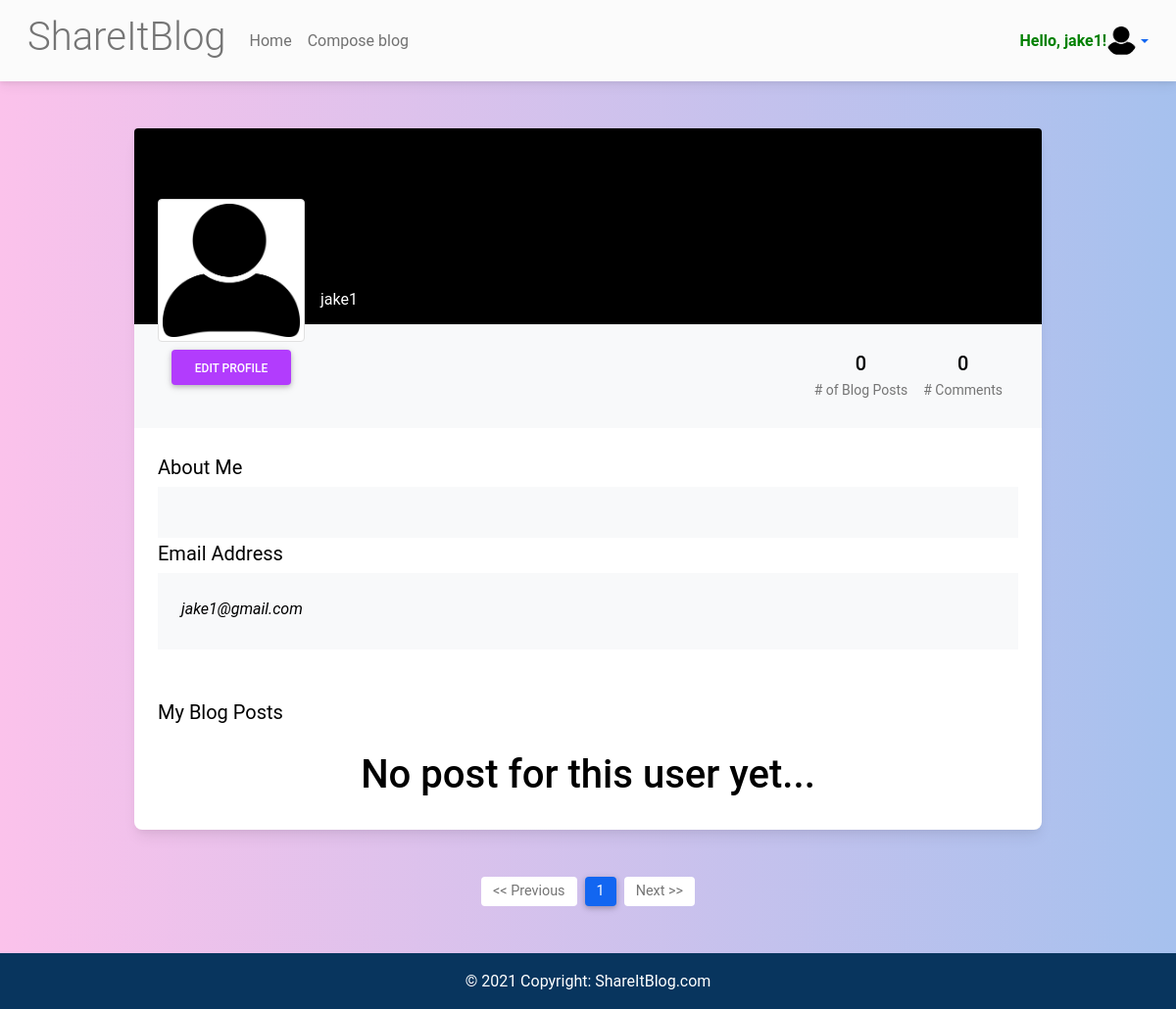
/my_profile/ (signed in), run on an earlier commit of the app's database.
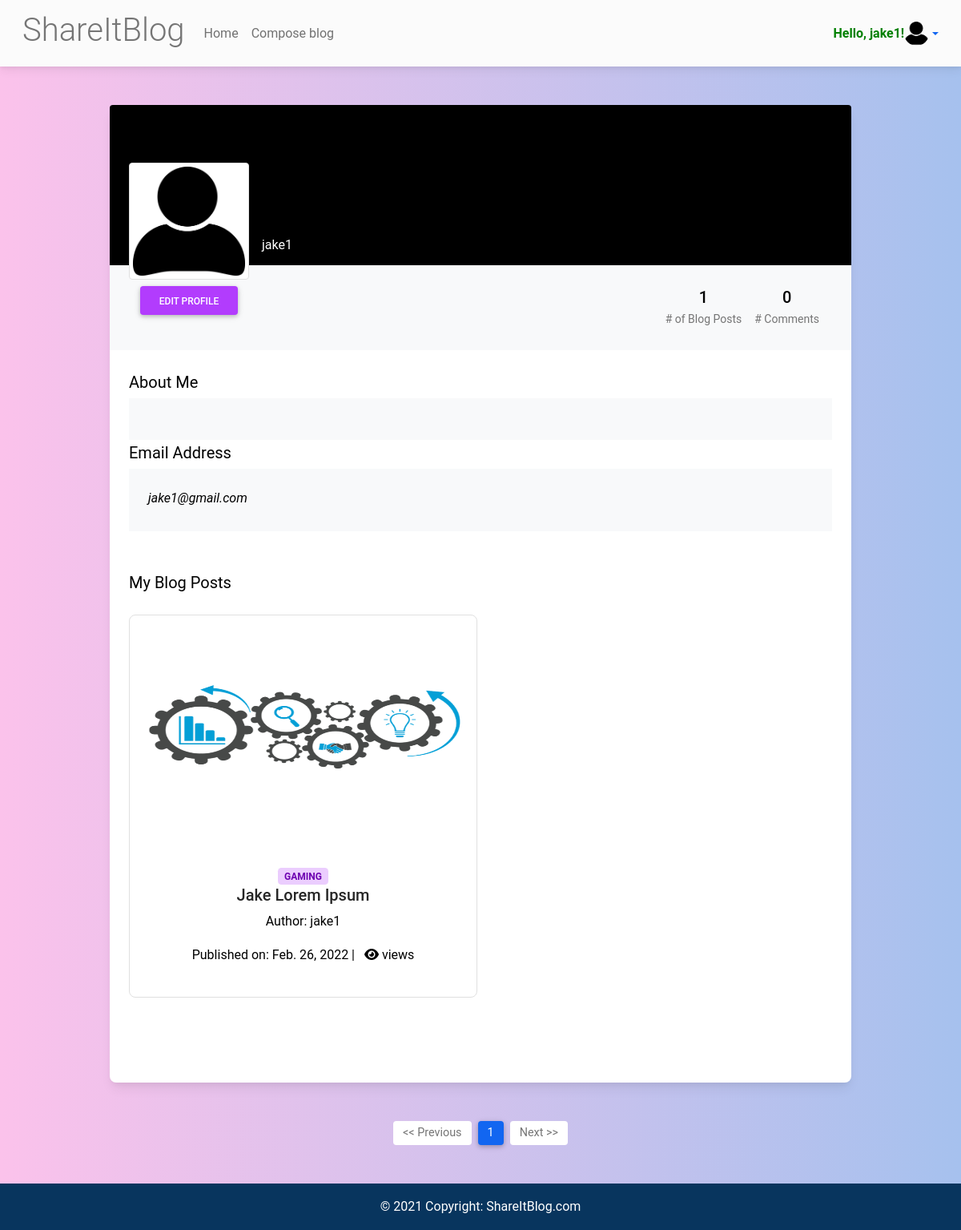
And on a later commit of the database.
### blog/models.py (models this page shows, shortened)
class Post(models.Model):
    title = models.CharField(max_length=250)
    slug = AutoSlugField(populate_from='title', unique=True)
    thumbnail = models.ImageField(
        default='default/default_blog_post_img1.png', upload_to='thumbnails/', blank=True, null=True)
    image_url = models.CharField(
        default=None, max_length=500, blank=True, null=True)
    created_at = models.DateTimeField(auto_now_add=True)
    updated_at = models.DateTimeField(auto_now_add=True)
    content = RichTextField()
    author = models.ForeignKey(
        User, on_delete=models.CASCADE, related_name='posts')
    categories = models.ManyToManyField(Category)
    hit_count_generic = GenericRelation(
        HitCount, object_id_field='object_pk', related_query_name='hit_count_generic_relation')
    tags = TaggableManager()
    class Meta:
        ordering = ['-created_at']
    @property
    def post_link(self):
        return reverse('post', kwargs={
            'slug': self.slug,
        })

class Category(models.Model):
    title = models.CharField(max_length=25)
    def __str__(self):
        return self.title
    class Meta:
        verbose_name = 'Category'
        verbose_name_plural = 'Categories'

### pages/views.py (the view)
# urls.py: path( 'my_profile/', my_profile, name='my_profile' ),
@login_required
def my_profile(request):
    profile = Profile.objects.get( user=request.user )
    posts = Post.objects.filter( author=request.user )
    posts_count = Post.objects.filter( author=request.user ).count()
    comment_count = Comment.objects.filter( user=request.user ).count()
    page = request.GET.get( 'page' )
    paginator = Paginator( posts, 8 )
    try:
        posts = paginator.page( page )
    except PageNotAnInteger:
        posts = paginator.page( 1 )
    except EmptyPage:
        posts = paginator.page( paginator.num_pages )
    context = {
        'profile': profile,
        'posts': posts,
        'posts_count': posts_count,
        'comment_count': comment_count,
        'page': page,
    }
    return render( request, 'pages/my_profile.html', context )

### templates/pages/my_profile.html (shortened to what the changed rows need)
{% extends 'pages/base.html' %}
{% load crispy_forms_tags %}
{% load static %}
{% load hitcount_tags %}
{% block content %}
<section class="h-100 gradient-custom-2">
    <div class="container py-5 h-100">
        <div class="row d-flex justify-content-center align-items-center h-100">
            <div class="col col-lg-10 col-xl-10">
                <div class="card">
                    <div class="p-4 text-black" style="background-color: #f8f9fa;">
                        <div class="d-flex justify-content-end text-center py-1">
                            <div>
                                <p class="mb-1 h5">{{ posts_count }}</p>
                                <p class="small text-muted mb-0"># of Blog Posts</p>
                            </div>
                        </div>
                    </div>
                    <div class="card-body p-4 text-black">
                        <div class="row g-2">
                            {% if posts %}
                            {% for post in posts %}
                            <div class="col-md-6">
                                <div
                                    class="card border hover-shadow-6 mb-6 d-block bg-image hover-overlay hover-zoom hover-shadow ripple">
                                    {% if post.thumbnail %}
                                    <a href="#"><img class="card-img-top" src="{{ post.thumbnail.url }}"
                                            alt="Card image cap" style="height: 18rem;"></a>
                                    {% else %}
                                    <a href="#"><img class="card-img-top" src="{{ post.image_url }}"
                                            alt="Card image cap" style="height: 18rem;"></a>
                                    {% endif %}
                                    <div class="card-body p-6 text-center">
                                        <div class="Tags gap-xy-2 text-center mt-6">
                                            {% for category in post.categories.all %}
                                            <a href="#" class="badge badge-secondary text-uppercase">{{ category }}</a>
                                            {% endfor %}
                                        </div>
                                        <h5 class="card-title mb=0"><a class="text-dark" href="{{ post.post_link }}">{{ post.title }}</a></h5>
                                        <p>Author:&nbsp;{{ post.author }}</p>
                                        <p>
                                            Published on:&nbsp;{{ post.created_at|date }} | {% get_hit_count for post %}&nbsp;&nbsp;<i class="fas fa-eye" aria-hidden="true"></i>&nbsp;views
                                        </p>
                                    </div>
                                </div>
                                <br>
                            </div>
                            {% endfor %}
                            {% else %}
                            <h1 align="center">No post for this user yet...</h1>
                            {% endif %}
                        </div>
                    </div>
                </div>
            </div>
        </div>
    </div>
    {% include 'blog/pagination.html' %}
</section>
{% endblock content %}

What changed in the data, as far as the page shows it:
added Post: thumbnail (placeholder picture), title "Jake Lorem Ipsum", author "jake1", created_at "Feb. 26, 2022"
now on this page (row unchanged): Category: title "GAMING"
Also different on the page:
{{ posts_count }}: "0" → "1"
text no longer shown: "No post for this user yet..."
